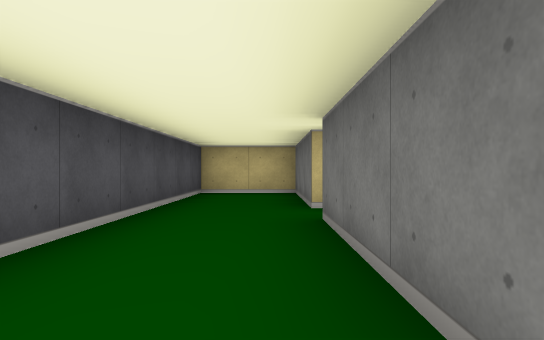
view 1 (above)

18 first-person views from a walk through a cub3D maze. The camera is about half as high as the walls, looks level and sees 75° across. The floor is counted in squares. Each view is taken from the middle of a square. On the plan, view 1 faces up. The plan holds only what a view shows up to about 9 squares ahead; the rest is blank.

view 2
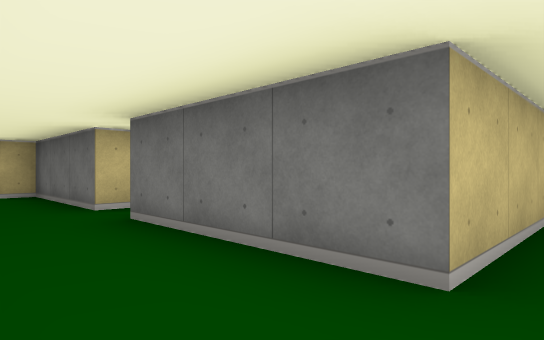

view 3
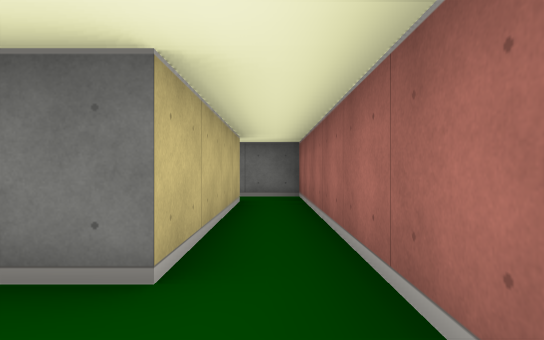

view 4
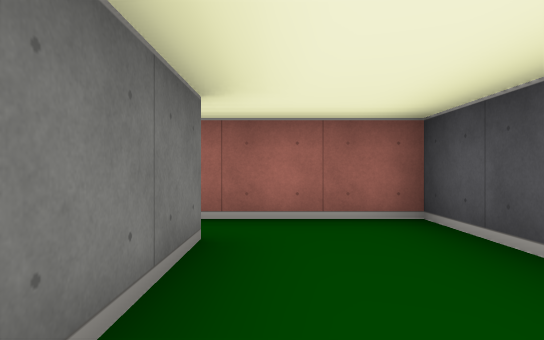

view 5
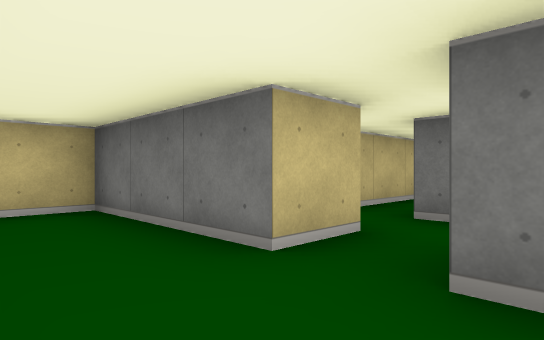

view 6
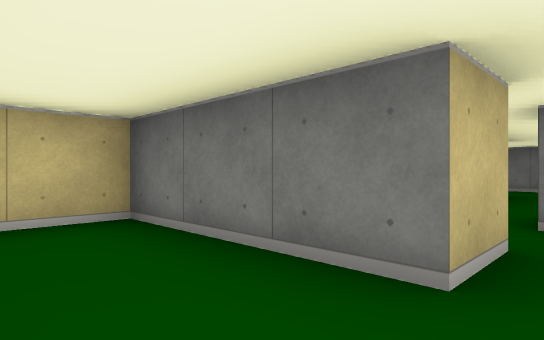

view 7
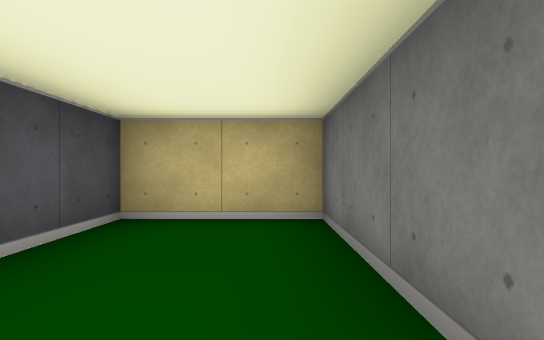

view 8
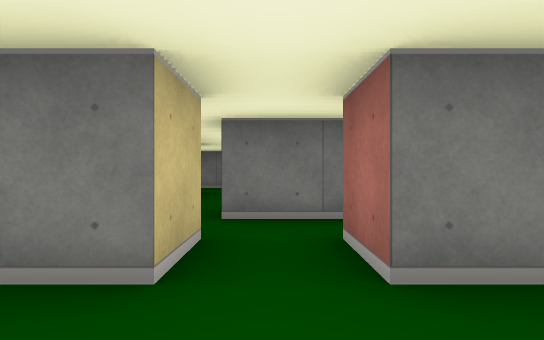

view 9
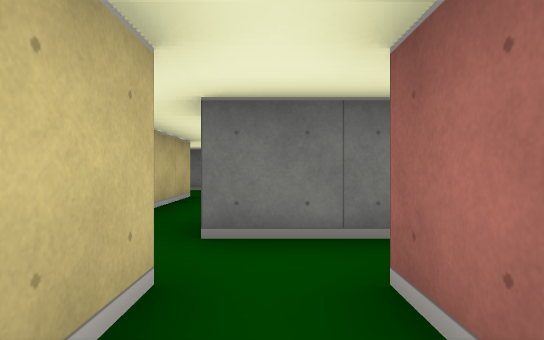

view 10
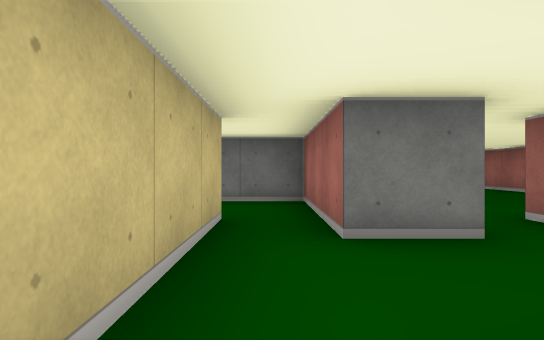

view 11
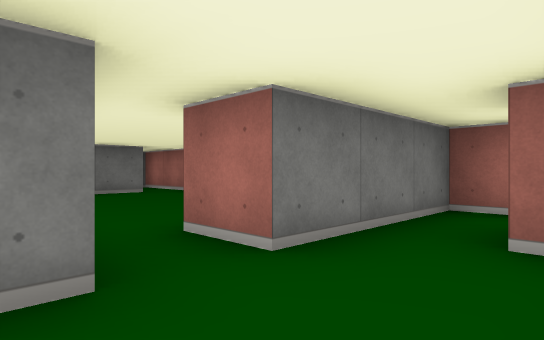

view 12
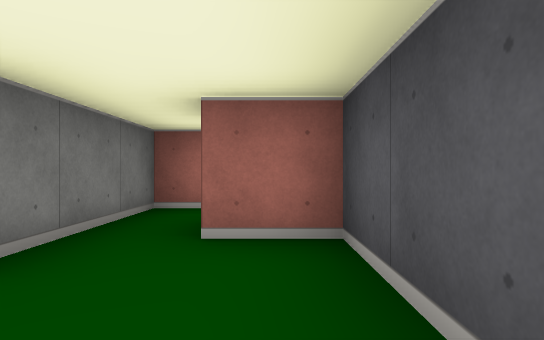

view 13
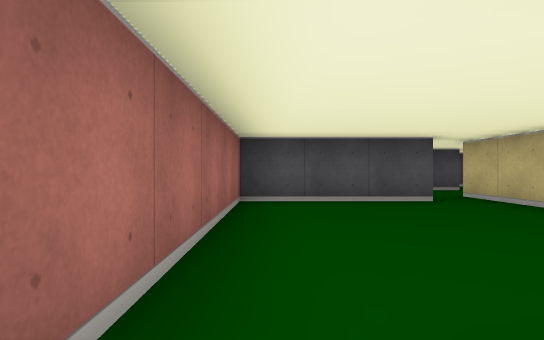

view 14
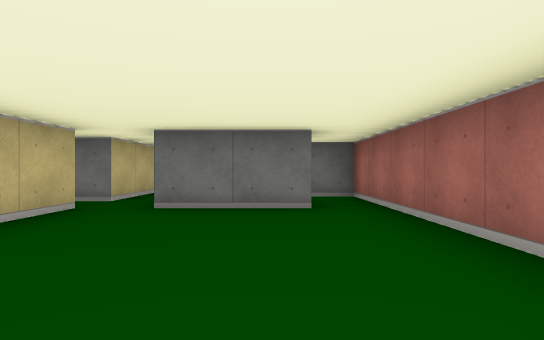

view 15
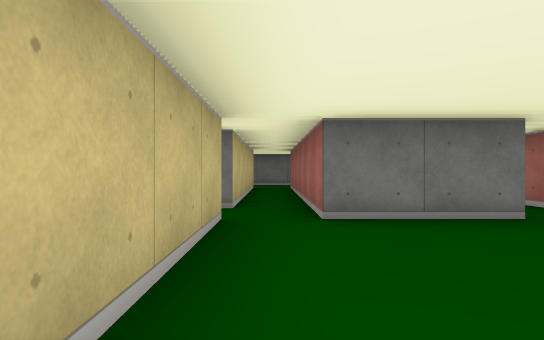

view 16
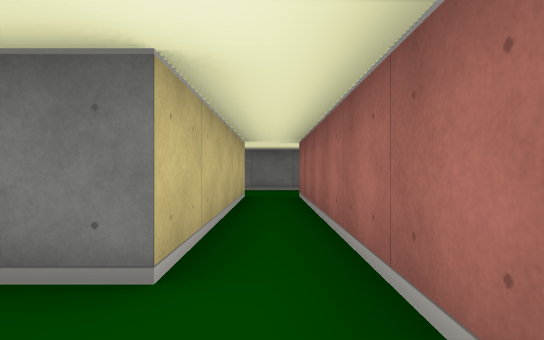

view 17
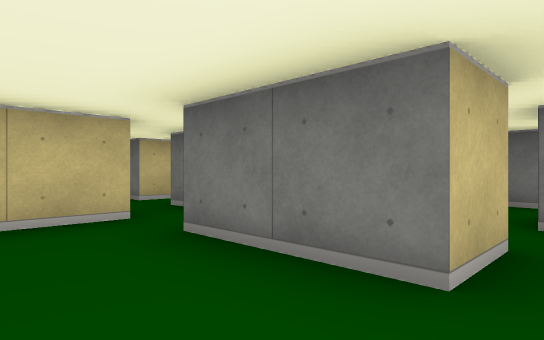

view 18
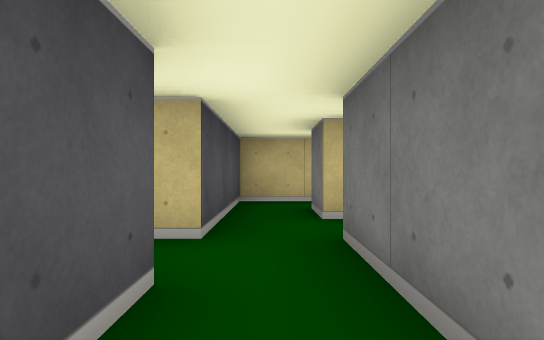

### Floor plan
Ten units are one square. View 1 is at (0, 0); x grows to the right and y downward. Boxes are objects, and circles mark ways between rooms. Rooms are numbered by the first view taken in them; rooms with no view inside come last. Other rooms are left out.
<svg viewBox="-20 -80 205 90">
<path fill="none" stroke="#000" d="M15 -45 5 -45 5 -75 -15 -75 -15 5 45 5M45 -5 5 -5 5 -35 15 -35M15 -35 15 -26M25 -26 25 -45M15 -55 15 -45M35 -55 25 -55M35 -45 35 -35M55 -35 55 -45 65 -45M65 -55 35 -55M116 -35 65 -35M125 -5 115 -5 115 -25 174 -25M65 -25 65 5 125 5M174 -35 125 -35M35 -35 35 -15 45 -15M65 -35 55 -35M45 5 55 5 55 -25 65 -25M125 5 135 5 135 -5M65 -45 85 -45 85 -60"/>
<circle cx="10" cy="-40" r="3" fill="#2a7"/>
<circle cx="40" cy="0" r="3" fill="#2a7"/>
<circle cx="30" cy="-50" r="3" fill="#2a7"/>
<circle cx="45" cy="-40" r="3" fill="#2a7"/>
<circle cx="60" cy="-50" r="3" fill="#2a7"/>
<circle cx="60" cy="-30" r="3" fill="#2a7"/>
<circle cx="120" cy="0" r="3" fill="#2a7"/>
<text x="0" y="-30">1</text>
<text x="20" y="-40">2</text>
<text x="50" y="-50">3</text>
<text x="100" y="-20">4</text>
<text x="50" y="-20">5</text>
<text x="140" y="-10">6</text>
<text x="70" y="-50">7</text>
</svg>
Room 1 opens to room 2. Room 1 opens to room 5. Room 2 opens to room 3. Room 3 opens to room 5. Room 3 opens to room 7. Room 4 opens to room 5. Room 4 opens to room 6.

Where each view was taken, in squares from view 1:
view 1: 0 up, 0 right, facing up
view 2: 0 up, 1 left, facing up-right
view 3: 0 up, 1 left, facing right
view 4: 3 up, 0 right, facing down
view 5: 3 up, 1 left, facing up-right
view 6: 4 up, 1 left, facing up-right
view 7: 4 up, 0 right, facing up
view 8: 4 up, 1 left, facing right
view 9: 4 up, 0 right, facing right
view 10: 5 up, 3 right, facing right
view 11: 4 up, 4 right, facing down-right
view 12: 4 up, 4 right, facing down
view 13: 0 up, 12 right, facing left
view 14: 1 up, 7 right, facing right
view 15: 3 up, 8 right, facing right
view 16: 3 up, 11 right, facing right
view 17: 0 up, 10 right, facing up-right
view 18: 2 up, 2 right, facing up
